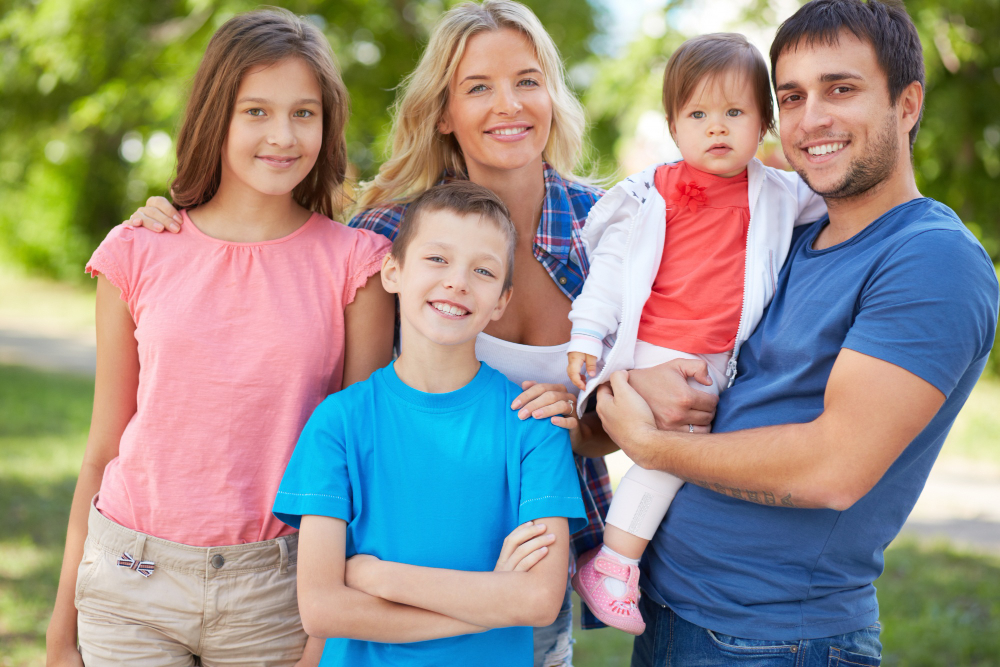
#> input picture family.jpg, 1000 x 667 px
$ jupyter execute Face.ipynb
#> lines starting #> are read from the running program, lines starting #| are printed output that depends on the picture; after the words box and inside, x2 and y2 are one past the last pixel; in counts of white or black regions, pixels touching at a corner belong together
<a href="https://colab.research.google.com/github/Swathi014/Face-Recognition/blob/main/Face.ipynb" target="_parent"></a>

[cell 1]
import cv2
facecascade = cv2.CascadeClassifier('haarcascade_frontalface_default.xml')

[cell 2]
image = cv2.imread('family.jpg')
#> image is the input picture: shape (667, 1000, 3); mean B, G, R 135.2, 143.9, 150.1
gray = cv2.cvtColor(image,cv2.COLOR_BGR2GRAY)
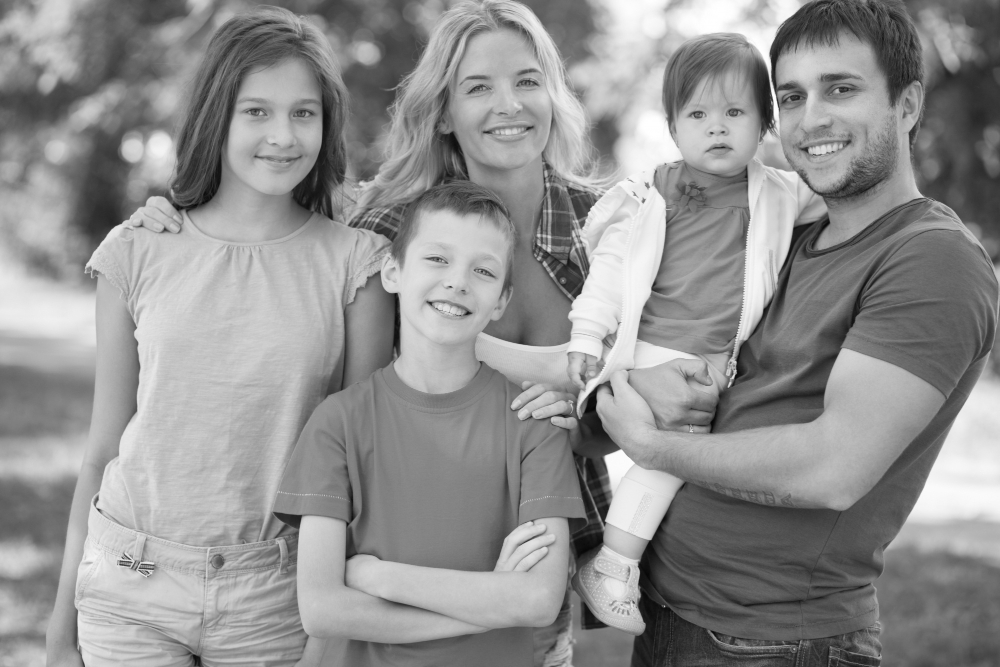
#> gray: shape (667, 1000); min 5, max 255, mean 144.8

[cell 3]
faces = facecascade.detectMultiScale(gray,scaleFactor = 1.05,minNeighbors=7,minSize = (30,30))
#> faces = [[121, 205, 66, 66], [667, 75, 98, 98], [218, 67, 121, 121], [396, 216, 125, 125], [439, 35, 128, 128], [748, 39, 141, 141]]

#scaleFactor : Parameter specify how much the image size is reduced.
#minNeighbors: How many neighbor each candidate rectangle show
#minSize : min possible object size,objects smaller than that are ignored.

[cell 4]
faces
#> Out has the same summary as faces

[cell 5]
print("Found {0} faces ".format(len(faces)))
#| Found 6 faces
print(faces)
#| [[121 205  66  66]
#|  [667  75  98  98]
#|  [218  67 121 121]
#|  [396 216 125 125]
#|  [439  35 128 128]
#|  [748  39 141 141]]

for (x,y,w,h) in faces:
    cv2.rectangle(image,(x,y),(x+w,x+h),(0,0,225),5)
#> this loop made 6 passes
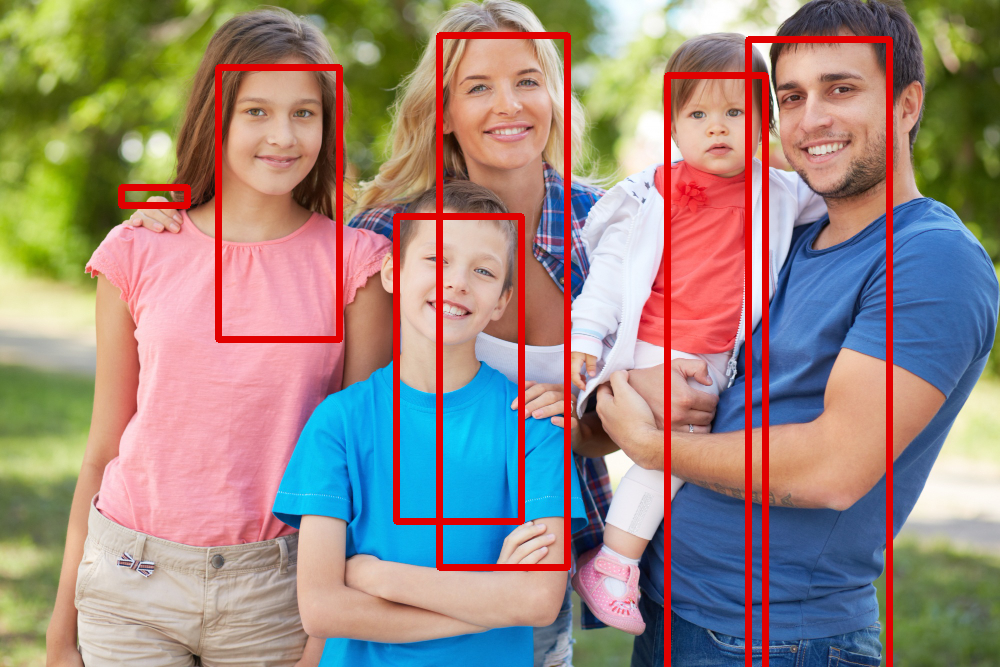
#> image: shape (667, 1000, 3); 6.06% of pixels changed, all inside (x1, y1, x2, y2) = (118, 32, 893, 667)
